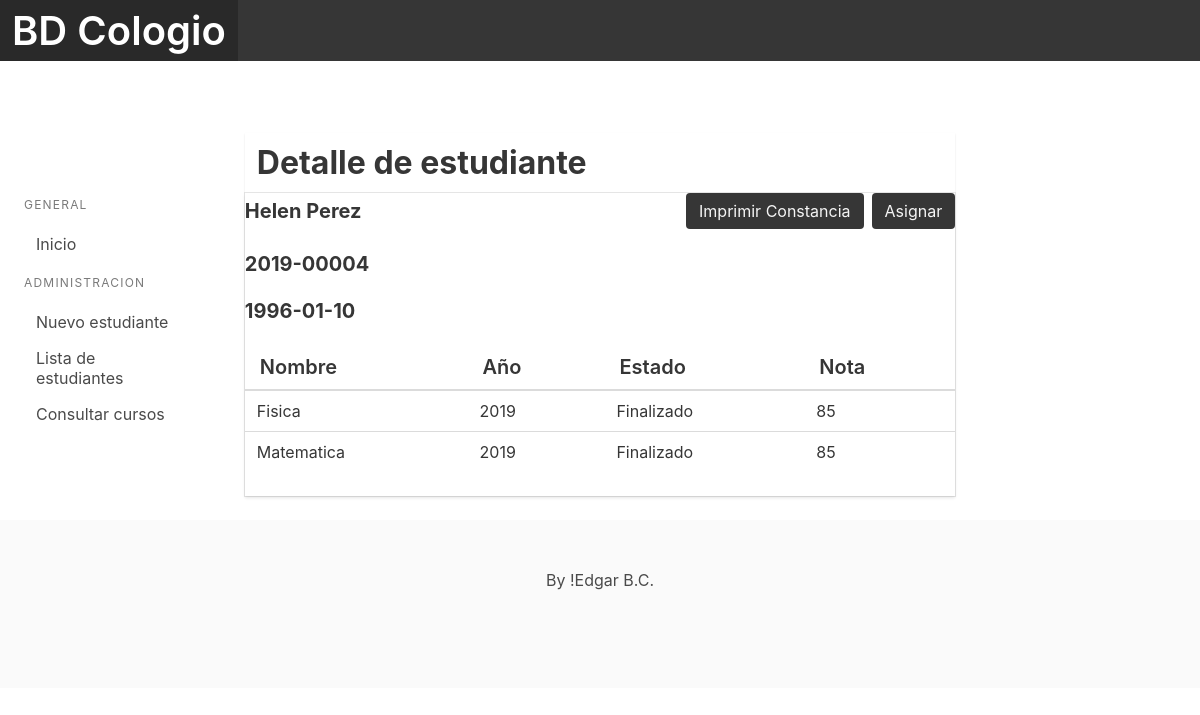
Page /student/detalle.php?id=4&name=Helen Perez&code=2019-00004&date=1996-01-10 on the committed database.
### tables this page shows
CREATE TABLE `subject` (
  `id` int(11) NOT NULL AUTO_INCREMENT,
  `codigo` varchar(50) NOT NULL,
  `name` varchar(50) NOT NULL,
  `is_active` tinyint(4) NOT NULL,
  PRIMARY KEY (`id`),
  UNIQUE KEY `codigo` (`codigo`),
  UNIQUE KEY `name` (`name`)
);

CREATE TABLE `year` (
  `id` int(11) NOT NULL AUTO_INCREMENT,
  `year` varchar(50) DEFAULT NULL,
  `is_active` tinyint(4) NOT NULL,
  PRIMARY KEY (`id`),
  UNIQUE KEY `year` (`year`)
);

CREATE TABLE `student_subject_year` (
  `id` int(11) NOT NULL AUTO_INCREMENT,
  `score` int(11) DEFAULT NULL,
  `student_id` int(11) NOT NULL,
  `subject_year_id` int(11) NOT NULL,
  PRIMARY KEY (`id`),
  UNIQUE KEY `student_id` (`student_id`,`subject_year_id`),
  KEY `subject_year_id` (`subject_year_id`),
  CONSTRAINT `student_subject_year_ibfk_1` FOREIGN KEY (`student_id`) REFERENCES `student` (`id`),
  CONSTRAINT `student_subject_year_ibfk_2` FOREIGN KEY (`subject_year_id`) REFERENCES `subject_year` (`id`)
);

### student/detalle.php (the view, shortened to what this page needs)
<?php
require_once('../templates/header.php');
require_once('../templates/navbar.php');
include('../src/database/connection.php');
$id = $_GET['id'];
$sql_class = "select sb.name as class, y.year as year, sby.score, sy.end_date "
    . "from subject sb, year y, student_subject_year sby, subject_year sy, student s "
    . "where sby.student_id = s.id "
    . "and sby.subject_year_id = sy.id "
    . "and sy.subject_id = sb.id "
    . "and sy.year_id = y.id "
    . "and s.id = '$id'";
if($db_con){
    $classes = $db_con -> query($sql_class);
}else{
    $classes = null;
}
?>
<br><br><br>
<div class="columns">
    <div class="column is-flex is-vcentered">
        <div class="section">
            <?php include_once('../templates/menu.php') ?>
        </div>
    </div>
    <div class="column is-three-fifths">
      <header class="card-header">
          <p class="card-header-title title is-3">Detalle de estudiante</p>
      </header>
        <div class="card">
      <nav class="level">
          <div class="level-left">
              <span class="level-item">
                  <label name="name" class="label title is-5" type="text" value="" placeholder="e.g Alex Smith">
                    <?php echo($_GET['name'])?>
                  </label>
              </span>
          </div>
          <div class="level-right">
              <span class="level-item">
                <span class="buttons">
                    <button class="button is-dark">Imprimir Constancia</button>
                    <button class="button is-dark">Asignar</button>
                </span>
              </span>
          </div>
        </nav>
        <nav class="level">
          <div class="field">
              <div class="control">
                  <label name="codigo" class="label title is-5" type="date" value="">
                   <?php echo($_GET['code'])?>
                  </label>
              </div>
          </div>
        </nav>
        <nav>
          <div class="field">
              <div class="control">
                  <label name="birthdate" class="label title is-5" type="date" value="">
                   <?php echo($_GET['date'])?>
                  </label>
              </div>
          </div>
        </nav><br>
            <div class="card-cotent is-flex is-horizontal-center">
              <table class="table is-hoverable is-fullwidth">
                      <thead>
                          <tr>
                              <th class="title is-5">Nombre</th>
                              <th class="title is-5">Año</th>
                              <th class="title is-5">Estado</th>
                              <th class="title is-5">Nota</th>
                          </tr>
                      </thead>
                      <tbody>
                          <?php foreach($classes as $class){?>
                              <tr>
                                  <td><?php echo($class['class'])?></td>
                                  <td><?php echo($class['year'])?></td>
                                  <td><?php
                                      $date = $class['end_date'];
                                      $today = date("Y-m-d");
                                      if($date < $today){
                                          echo('Finalizado');
                                          $score = true;
                                      }else{
                                          echo('En Curso');
                                          $score = false;
                                      }
                                  ?></td>
                                  <td><?php
                                          if($score == true){
                                              echo($class['score']);
                                          }else{
                                              echo('NI*');
                                          }
                                      ?></td>
                              </tr>
                          <?php }?>
                      </tbody>
                  </table><br><br>
            </div>
        </div>
    </div>
    <div class="column"></div>
</div>
<?php require_once('../templates/footer.php'); ?>

### templates/header.php (style rules this page uses)
.is-horizontal-center { justify-content: center; }
.is-vcentered { -webkit-box-align: center; -ms-flex-align: center; align-items: center; }

### rows in the picture
subject: name "Fisica", year.year "2019", student_subject_year.score "85"
subject: name "Matematica", year.year "2019", student_subject_year.score "85"

### other values in the picture
$_GET['name'] "Helen Perez"
$_GET['code'] "2019-00004"
$_GET['date'] "1996-01-10"
